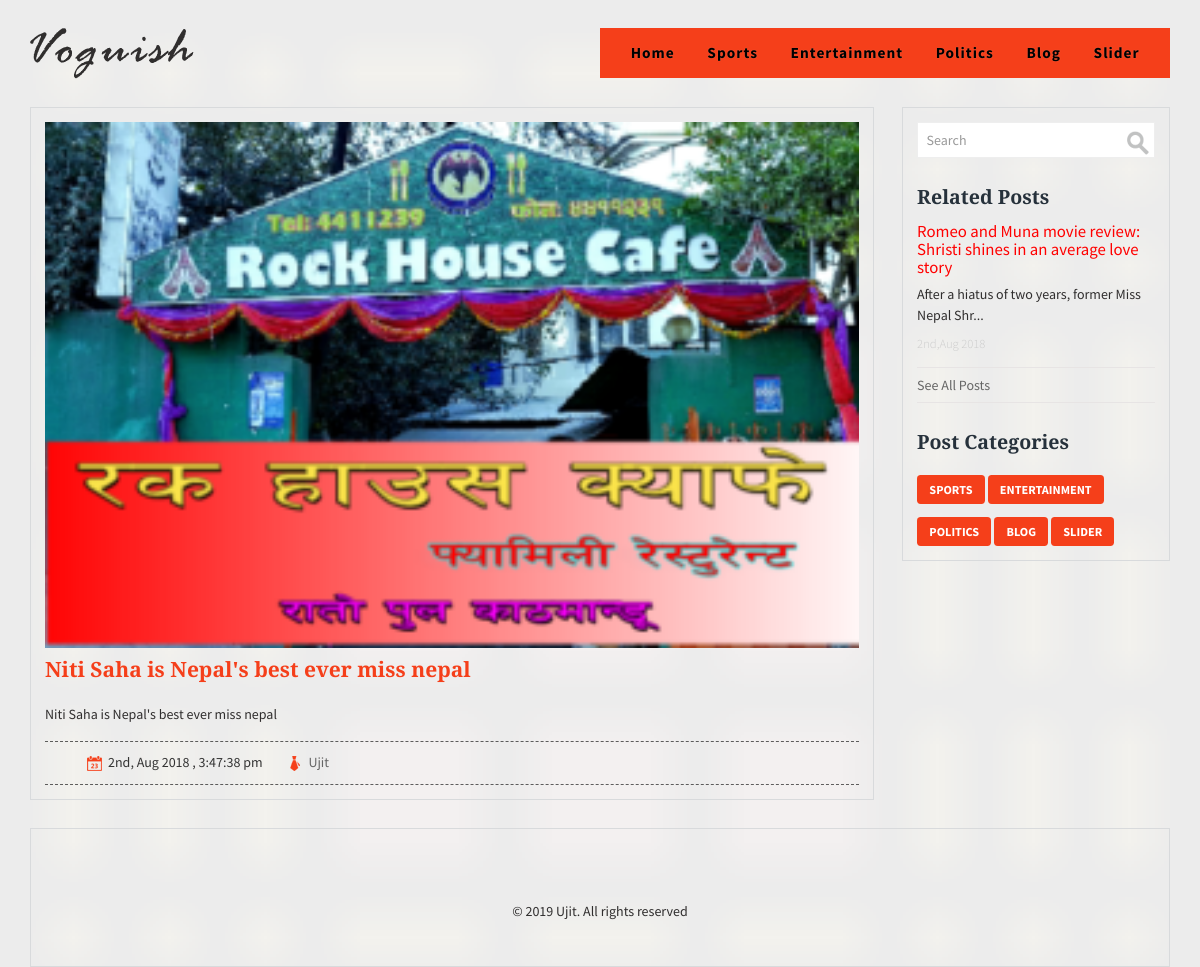
The app's page /single.php?id=25 with its own data.
### tables this page shows
CREATE TABLE `category` (
  `id` int(11) NOT NULL,
  `name` varchar(50) NOT NULL,
  `rank` int(11) NOT NULL,
  `status` tinyint(1) DEFAULT '1'
);

CREATE TABLE `post` (
  `id` int(11) NOT NULL,
  `post_cat` varchar(50) NOT NULL,
  `post_title` varchar(255) NOT NULL,
  `feature_image` varchar(255) NOT NULL,
  `post_description` text NOT NULL,
  `status` tinyint(1) NOT NULL DEFAULT '0',
  `created_by` varchar(100) NOT NULL,
  `created_at` datetime NOT NULL
);

### config/config.php (called while the page is built, shortened)
<?php
function base_url($atRoot=FALSE, $atCore=FALSE, $parse=FALSE) {
        if (isset($_SERVER['HTTP_HOST'])) {
            $http = isset($_SERVER['HTTPS']) && strtolower($_SERVER['HTTPS']) !== 'off' ? 'https' : 'http';
            $hostname = $_SERVER['HTTP_HOST'];
            $dir =  str_replace(basename($_SERVER['SCRIPT_NAME']), '', $_SERVER['SCRIPT_NAME']);
            $core = preg_split('@/@', str_replace($_SERVER['DOCUMENT_ROOT'], '', realpath(dirname(__FILE__))), NULL, PREG_SPLIT_NO_EMPTY);
            $core = $core[0];
            $tmplt = $atRoot ? ($atCore ? "%s://%s/%s/" : "%s://%s/") : ($atCore ? "%s://%s/%s/" : "%s://%s%s");
            $end = $atRoot ? ($atCore ? $core : $hostname) : ($atCore ? $core : $dir);
            $base_url = sprintf( $tmplt, $http, $hostname, $end );
        }
        else $base_url = 'http://localhost/';
        return $base_url;
}
?>

### admin/class/base.class.php (called while the page is built, shortened)
<?php
Class Base {
	function __construct(){
		@$con = mysqli_connect('localhost','root','','ujit');
		return $this->con = $con;
	}
	function get($var) {
		return $this->$var;
	}
}
?>

### single.php (the view, shortened to what this page needs)
<?php require_once "header.php";
if(isset($_GET['id']) && !empty($_GET['id']) && filter_var($_GET['id'], FILTER_VALIDATE_INT))
{
	$id = $_GET['id'];
	$sql = "select * from post where id=$id";
	$res = $validation->get('con')->query($sql);
	if($res && $res->num_rows==1)
	{
		$data = $res->fetch_assoc();
	}
?>
<div class="container">
<div class="content-top">
			<div class="single">
				<div class="single-top">
					<img src="<?php echo base_url(); ?>admin/images/<?php echo $data['feature_image']; ?>" class="img-responsive" alt="">
					<h2 style="margin-top:10px;"><?php echo !empty($data['post_title']) ? $data['post_title'] : ''; ?></h2>
					<p class="sin"><?php echo !empty($data['post_description']) ? $data['post_description'] : ''; ?>
						<div class="artical-links">
		  						 	<ul>
		  						 		<li><small> </small><span><?php echo !empty($data['created_at']) ? date('jS, M Y',strtotime($data['created_at'])) . " , ". date('g:i:s a',strtotime($data['created_at'])) : '';?></span></li>
		  						 		<li><a href="#"><small class="admin"> </small><span><?php echo isset($data['created_by']) ? $data['created_by'] : '';?></span></a></li>
		  						 	</ul>
		  						 </div>
				</div>
				<div class="blog-content-right">
						<div class="b-search">
							<form>
								<input type="text" value="Search" onfocus="this.value = '';" onblur="if (this.value == '') {this.value = 'Search';}">
								<input type="submit" value="">
							</form>
						</div>
						<div class="twitter-weights">
							<h3>Related Posts</h3>
						<?php
							$sql = "select * from post where post_cat='". ($data['post_cat']) ."' order by created_at desc limit 3";
							$res = $validation->get('con')->query($sql);
							if($res && $res->num_rows >0)
							{
								while($row = $res->fetch_assoc())
								{
									if($row['id'] != $data['id'])
									{
						?>
							<div class="twitter-weight-grid">
								<h4><a href="<?php echo base_url()?>single.php?id=<?php echo $row['id'];?>" style="color:red;"><?php echo $row['post_title']?></a></h4>
								<p><?php echo substr($row['post_description'],0,50)."...";?></p>
								<i><a href="#"><?php echo date("jS,M Y",strtotime($row['created_at']));?></a></i>
							</div>
						<?php }}} ?>
							<a class="twittbtn" href="#">See All Posts</a>
						</div>
						<div class="b-tag-weight">
							<h3>Post Categories</h3>
							<ul>
							<?php
								$sql = "select id,name from category where status=1";
								$res = $validation->get('con')->query($sql);
								if($res && $res->num_rows >0)
								{
									while($row = $res->fetch_assoc())
									{
							?>
								<li><a href="<?php echo base_url()?>category.php?cat=<?php echo strtolower($row['name'])?>"><?php echo $row['name'];?></a></li>
							<?php }} ?>
							</ul>
						</div>
					</div>
			</div>
</div>
<?php }
		require_once "footer.php"; ?>

### header.php (shortened to what this page needs)
<?php
		require_once "config/config.php";
		$validation = new FormValidation;
?>
<!DOCTYPE HTML>
<html>
<head>
<link href="public/css/bootstrap.css" rel="stylesheet" type="text/css" media="all">
<link href="public/css/style.css" rel="stylesheet" type="text/css" media="all" />
</head>
<body>
<body>
	<div class="header">
		<div class="container">
			<div class="logo">
				<a href="<?php echo base_url()?>"><img src="public/images/logo.png" class="img-responsive" alt=""></a>
			</div>
				<div class="head-nav">
						<ul class="cl-effect-1">
							<li class="<?php if(isset($title) && $title=='Home'){ echo 'active';}else{}?>"><a href="index.php">Home</a></li>
							<?php
								$sql = "select * from category where status=1 order by rank asc";
								$res = $validation->get('con')->query($sql);
								while($row = $res->fetch_assoc()) {
							?>
							<li class="<?php echo (ucfirst($row['name'])==$title) ? 'active' : ''; ?>"><a href="<?php base_url()?>category.php?cat=<?php echo strtolower($row['name']);?>"><?php echo $row['name'];?></a></li>
							<?php } ?>
										<div class="clearfix"></div>
						</ul>
				</div>
		</div>
	</div>

### records on screen
category: name "Sports", name "SPORTS"
category: name "Entertainment", name "ENTERTAINMENT"
category: name "Politics", name "POLITICS"
category: name "Blog", name "BLOG"
category: name "Slider", name "SLIDER"
post: feature_image (picture), post_title "Niti Saha is Nepal's best ever miss nepal", post_description "Niti Saha is Nepal's best ever miss nepal", created_at "2nd, Aug 2018", created_at "3:47:38 pm", created_by "Ujit"
post: post_title "Romeo and Muna movie review: Shristi shines in an average love story", post_description "After a hiatus of two years, former Miss Nepal Shr", created_at "2nd,Aug 2018"
